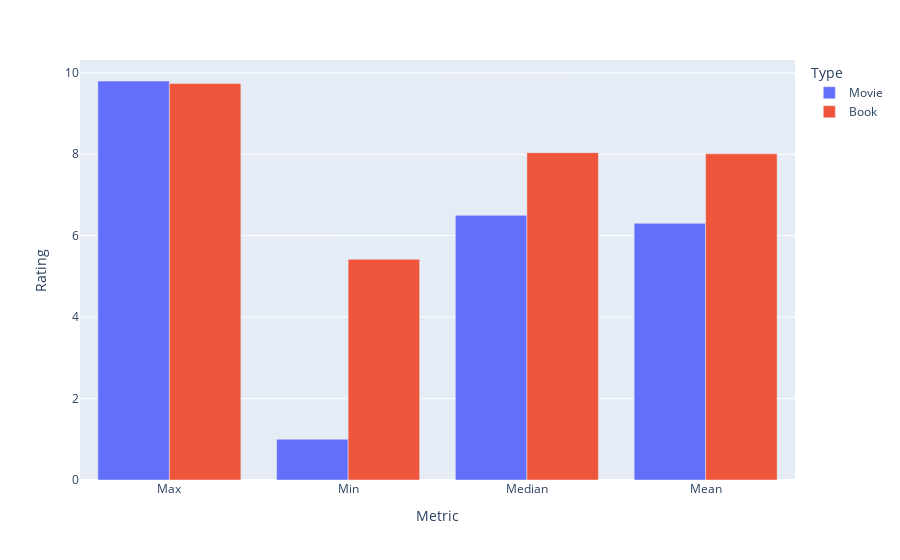

Source (notebook cell):
### Code cell
fig = px.bar(Data, x="Metric",y="Rating",color="Type",barmode="group")
fig.show()

### Figure 1 — Plotly figure (JSON) as saved in the notebook; plotly's stock layout.template omitted (floating-point values rounded to 4 significant figures)
{"data": [{"alignmentgroup": "True", "hovertemplate": "Type=Movie<br>Metric=%{x}<br>Rating=%{y}<extra></extra>", "legendgroup": "Movie", "marker": {"color": "#636efa", "pattern": {"shape": ""}}, "name": "Movie", "offsetgroup": "Movie", "orientation": "v", "showlegend": true, "textposition": "auto", "type": "bar", "x": ["Max", "Min", "Median", "Mean"], "xaxis": "x", "y": [9.8, 1, 6.5, 6.304], "yaxis": "y"}, {"alignmentgroup": "True", "hovertemplate": "Type=Book<br>Metric=%{x}<br>Rating=%{y}<extra></extra>", "legendgroup": "Book", "marker": {"color": "#EF553B", "pattern": {"shape": ""}}, "name": "Book", "offsetgroup": "Book", "orientation": "v", "showlegend": true, "textposition": "auto", "type": "bar", "x": ["Max", "Min", "Median", "Mean"], "xaxis": "x", "y": [9.74, 5.42, 8.04, 8.011], "yaxis": "y"}], "layout": {"barmode": "group", "legend": {"title": {"text": "Type"}, "tracegroupgap": 0}, "margin": {"t": 60}, "xaxis": {"anchor": "y", "domain": [0, 1], "title": {"text": "Metric"}}, "yaxis": {"anchor": "x", "domain": [0, 1], "title": {"text": "Rating"}}}}
